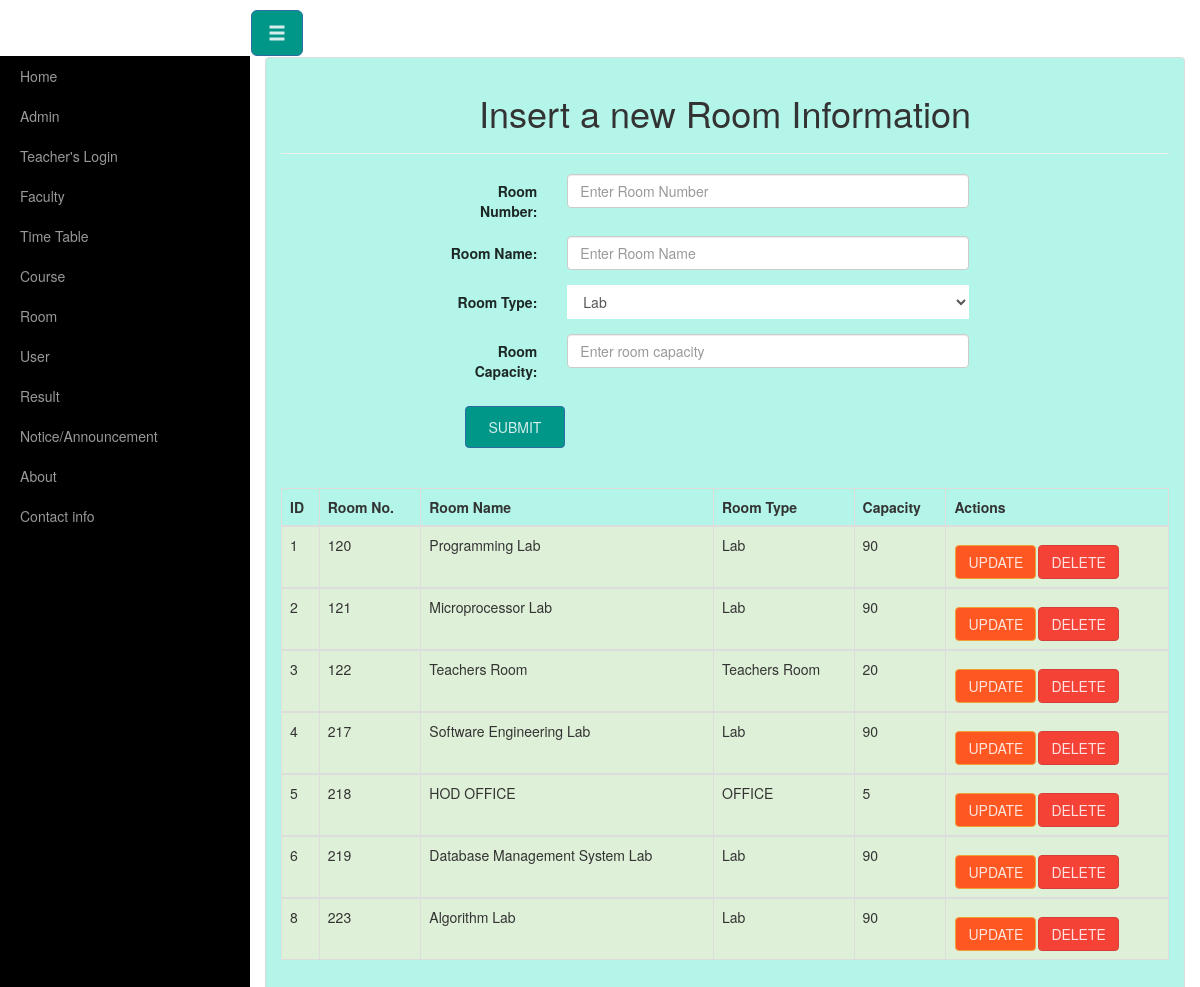
The page /room_insert.php on the database its author committed.
### tables this page shows
CREATE TABLE `room` (
  `room_id` int(11) NOT NULL,
  `room_no` int(11) NOT NULL,
  `room_name` text NOT NULL,
  `room_type` text NOT NULL,
  `room_capacity` int(11) NOT NULL
);

### room_insert.php (the view, shortened to what this page needs)
<?php include("header.php");?>
<?php include('db_con.php');?>
<div class="container-fluid">
    <div class="row" id="wrapper">
    <?php require_once'menubar.php';?>
    <div class="col-sm-12">
        <div class="panel panel-default" style="background-color: #B3F5E8">
        <div class="panel-body">
<center><h1>Insert a new Room Information</h1></center>
	<hr>
<div class="col-sm-10 col-sm-offset-2">
<form action="room_insert.php" method="post" class="form-horizontal" role="form">
            <div class="form-group">
                <label for="room_no" class="col-sm-2 control-label">Room Number:</label>
                <div class="col-sm-7">
                <input type="text" class="form-control" name="room_no" placeholder="Enter Room Number" >
                </div>
            </div>
			<div class="form-group">
                <label for="room_name" class="col-sm-2 control-label">Room Name:</label>
                <div class="col-sm-7">
                    <input type="text" class="form-control" name="room_name" placeholder="Enter Room Name">
                </div>
            </div>
            <div class="form-group">
                <label class="col-sm-2 control-label">Room Type:</label>
                <div class="col-sm-7">
                    <select class="form-control" name="room_type">
                        <option value="Lab">Lab</option>
                    </select>
                </div>
            </div>
            <div class="form-group">
                <label for="room_capacity" class="col-sm-2 control-label">Room Capacity:</label>
                <div class="col-sm-7">
                    <input type="text" class="form-control" name="room_capacity" placeholder="Enter room capacity">
                </div>
            </div>
            <input type="submit" name="submit" value="Submit" class="btn btn-primary" style="padding: 10px; width: 100px; left:20px;">
			<br>
				<br>
					<br>
 </form>
 </div>
	<?php
		$sql1 = "SELECT * FROM room";
		$result1 = mysqli_query($conn,$sql1);
				echo "<table class='table table-bordered'>";
                echo "<thead>";
                echo "<tr>";
                echo "<th>ID</th>";
                echo "<th>Room No.</th>";
                echo "<th>Room Name</th>";
                echo "<th>Room Type</th>";
                echo "<th>Capacity</th>";
				echo "<th>Actions</th>";
                echo "</tr>";
                echo "</thead>";
			while($row1=mysqli_fetch_array($result1)){
				echo "<tbody>";
                echo "<tr class='success'>";
                echo "<td>".$row1['room_id']."</td>";
                echo "<td>".$row1['room_no']."</td>";
                echo "<td>".$row1['room_name']."</td>";
                echo "<td>".$row1['room_type']."</td>";
                echo "<td>".$row1['room_capacity']."</td>";
                echo '<td><a href="update_room.php?id=' . $row1['room_id'] . '"><b class="btn btn-warning">Update</b></a>' ;
				echo '<a href="delete_room.php?id=' . $row1['room_id'] . '" onclick=\'return confirm("Are you sure you want to delete this record?")\'><b class="btn btn-danger">Delete</b></a></td>' ;
                echo "</tr>";
                echo "</tbody>";
			}
				echo "</table>";
	?>
 </div>
 </div>
 </div>
 </div>

### css/style.css (style rules this page uses)
* { box-sizing:border-box; }
#wrapper { padding-left: 0; -webkit-transition: all 0.5s ease; -moz-transition: all 0.5s ease; -o-transition: all 0.5s ease; transition: all 0.5s ease; }
@media (min-width:768px) { #wrapper { padding-left: 250px; } }

### rows shown on the page
room: room_id "1", room_no "120", room_name "Programming Lab", room_type "Lab", room_capacity "90"
room: room_id "2", room_no "121", room_name "Microprocessor Lab", room_type "Lab", room_capacity "90"
room: room_id "3", room_no "122", room_name "Teachers Room", room_type "Teachers Room", room_capacity "20"
room: room_id "4", room_no "217", room_name "Software Engineering Lab", room_type "Lab", room_capacity "90"
room: room_id "5", room_no "218", room_name "HOD OFFICE", room_type "OFFICE", room_capacity "5"
room: room_id "6", room_no "219", room_name "Database Management System Lab", room_type "Lab", room_capacity "90"
room: room_id "8", room_no "223", room_name "Algorithm Lab", room_type "Lab", room_capacity "90"
